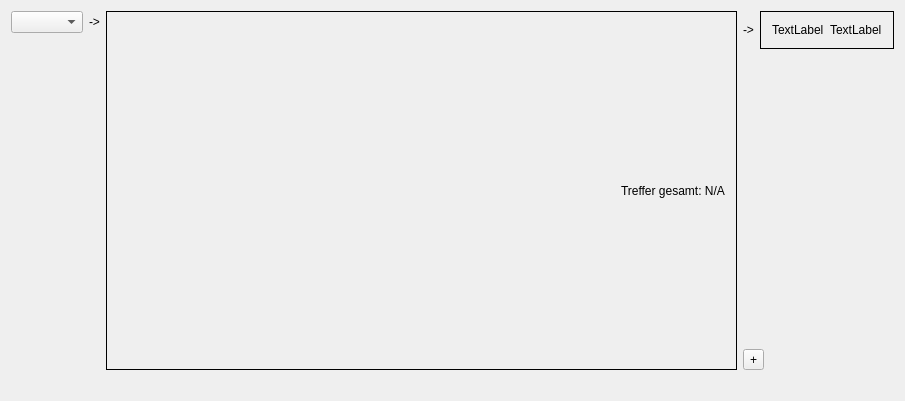
<?xml version="1.0" encoding="UTF-8"?>
<ui version="4.0">
 <class>DataImportColumnMappingWidgetClass</class>
 <widget class="QWidget" name="DataImportColumnMappingWidgetClass">
  <property name="geometry">
   <rect>
    <x>0</x>
    <y>0</y>
    <width>905</width>
    <height>401</height>
   </rect>
  </property>
  <property name="windowTitle">
   <string>DataImportColumnMappingWidget</string>
  </property>
  <layout class="QGridLayout" name="gridLayout_3">
   <item row="0" column="0">
    <layout class="QHBoxLayout" name="horizontalLayout_4">
     <item>
      <layout class="QVBoxLayout" name="verticalLayout_2">
       <item>
        <layout class="QHBoxLayout" name="horizontalLayout_2">
         <item>
          <widget class="QComboBox" name="comboDataColumnName"/>
         </item>
         <item>
          <widget class="QLabel" name="labelArrow1">
           <property name="text">
            <string>-&gt;</string>
           </property>
          </widget>
         </item>
        </layout>
       </item>
       <item>
        <spacer name="verticalSpacer_2">
         <property name="orientation">
          <enum>Qt::Orientation::Vertical</enum>
         </property>
         <property name="sizeHint" stdset="0">
          <size>
           <width>20</width>
           <height>40</height>
          </size>
         </property>
        </spacer>
       </item>
      </layout>
     </item>
     <item>
      <layout class="QVBoxLayout" name="verticalLayout_4">
       <item>
        <layout class="QHBoxLayout" name="horizontalLayout">
         <property name="sizeConstraint">
          <enum>QLayout::SizeConstraint::SetDefaultConstraint</enum>
         </property>
         <item>
          <widget class="QFrame" name="frame_2">
           <property name="frameShape">
            <enum>QFrame::Shape::Panel</enum>
           </property>
           <property name="frameShadow">
            <enum>QFrame::Shadow::Plain</enum>
           </property>
           <layout class="QGridLayout" name="gridLayout_2">
            <item row="0" column="0">
             <layout class="QVBoxLayout" name="layoutFilters"/>
            </item>
            <item row="1" column="0">
             <layout class="QHBoxLayout" name="horizontalLayout_3">
              <item>
               <spacer name="horizontalSpacer_2">
                <property name="orientation">
                 <enum>Qt::Orientation::Horizontal</enum>
                </property>
                <property name="sizeHint" stdset="0">
                 <size>
                  <width>40</width>
                  <height>20</height>
                 </size>
                </property>
               </spacer>
              </item>
              <item>
               <widget class="QLabel" name="labelFilterResults">
                <property name="text">
                 <string>Treffer gesamt: N/A</string>
                </property>
               </widget>
              </item>
             </layout>
            </item>
           </layout>
          </widget>
         </item>
         <item>
          <layout class="QVBoxLayout" name="verticalLayout">
           <item>
            <layout class="QHBoxLayout" name="horizontalLayout_5">
             <item>
              <widget class="QLabel" name="labelArrow2">
               <property name="text">
                <string>-&gt;</string>
               </property>
              </widget>
             </item>
             <item>
              <widget class="QFrame" name="frame">
               <property name="frameShape">
                <enum>QFrame::Shape::Panel</enum>
               </property>
               <property name="frameShadow">
                <enum>QFrame::Shadow::Plain</enum>
               </property>
               <layout class="QGridLayout" name="gridLayout">
                <item row="0" column="0">
                 <widget class="QLabel" name="labelDBColumnName">
                  <property name="text">
                   <string>TextLabel</string>
                  </property>
                 </widget>
                </item>
                <item row="0" column="1">
                 <widget class="QLabel" name="labelDBColumnType">
                  <property name="text">
                   <string>TextLabel</string>
                  </property>
                 </widget>
                </item>
               </layout>
              </widget>
             </item>
            </layout>
           </item>
           <item>
            <spacer name="verticalSpacer">
             <property name="orientation">
              <enum>Qt::Orientation::Vertical</enum>
             </property>
             <property name="sizeHint" stdset="0">
              <size>
               <width>20</width>
               <height>40</height>
              </size>
             </property>
            </spacer>
           </item>
           <item>
            <widget class="QToolButton" name="buttonAddFilter">
             <property name="text">
              <string>+</string>
             </property>
            </widget>
           </item>
          </layout>
         </item>
        </layout>
       </item>
       <item>
        <spacer name="horizontalSpacer">
         <property name="orientation">
          <enum>Qt::Orientation::Horizontal</enum>
         </property>
         <property name="sizeHint" stdset="0">
          <size>
           <width>40</width>
           <height>20</height>
          </size>
         </property>
        </spacer>
       </item>
      </layout>
     </item>
    </layout>
   </item>
  </layout>
 </widget>
 <layoutdefault spacing="6" margin="11"/>
 <resources/>
 <connections/>
</ui>
